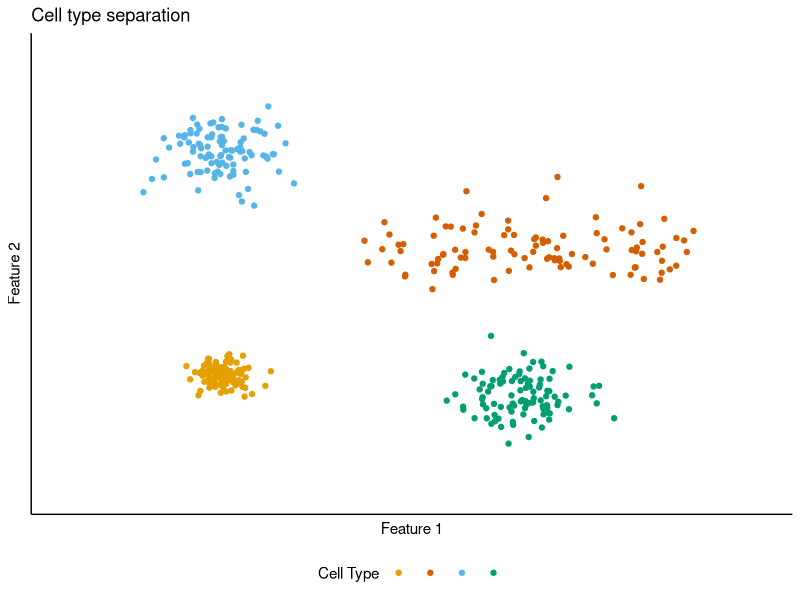
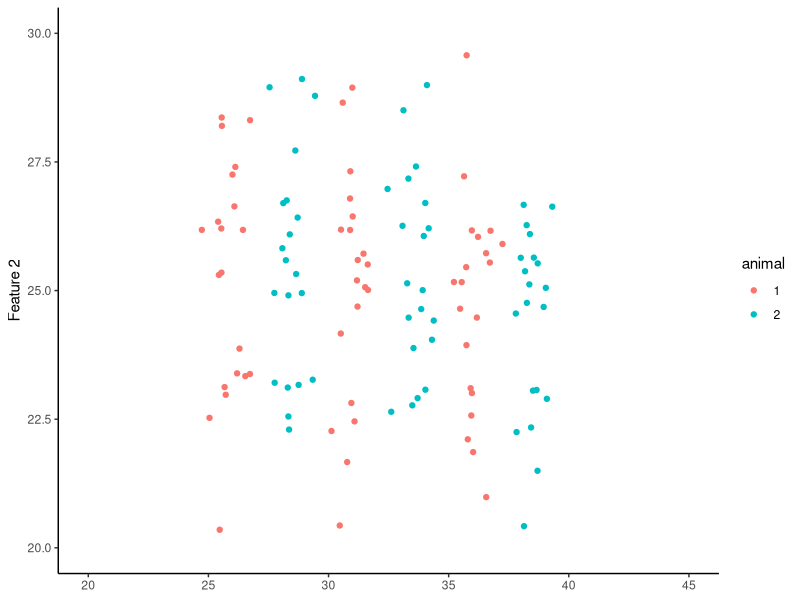
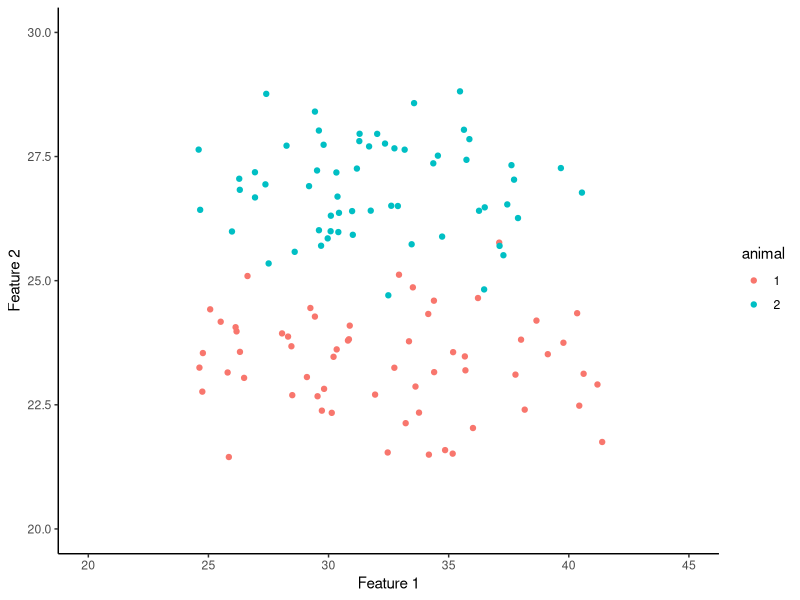
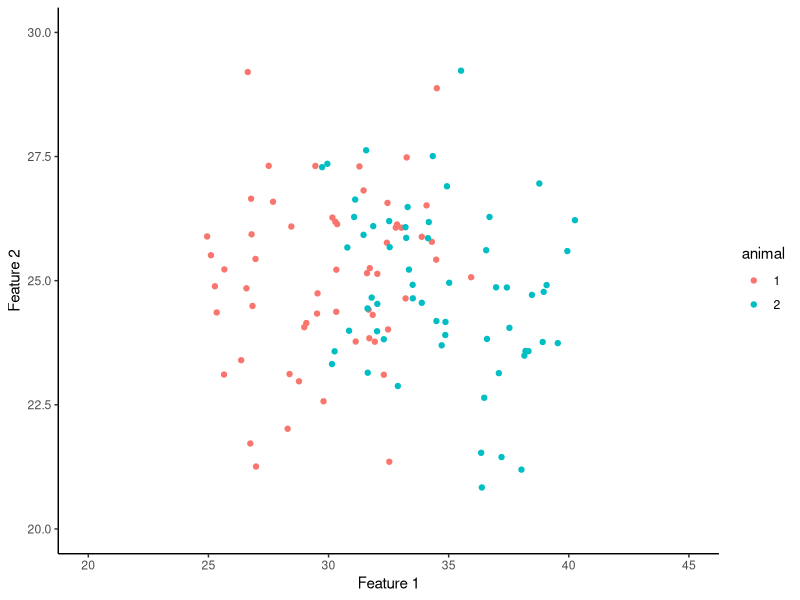
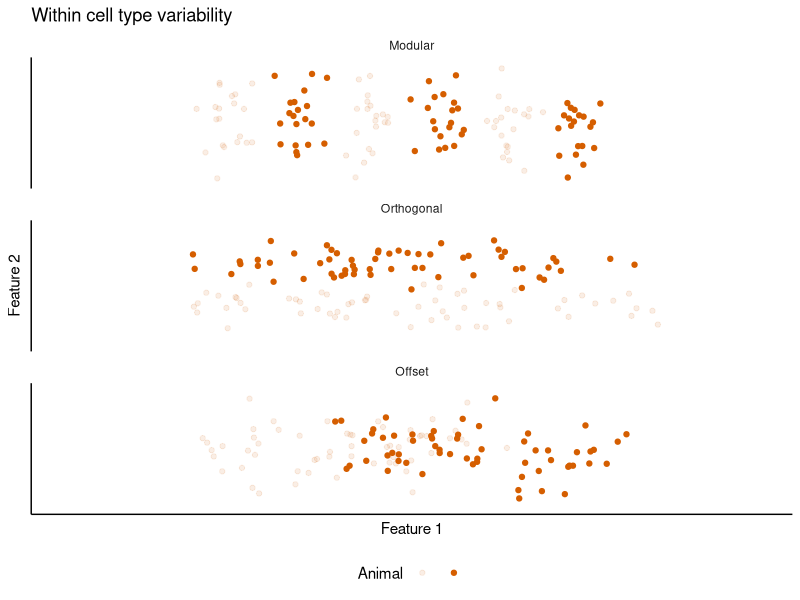

Source code (R) for these figures, in order: (Note: this script raises an error after producing the figures.)
## ---- chunk 1
knitr::opts_chunk$set(echo = TRUE)

# Ensure access to libraries
library(tidyverse)
library(gridExtra)
## ---- chunk 2
numcells <- 100
Cell_A <- tibble(x = rnorm(numcells, 10, 1),
                       y = rnorm(numcells, 12, 1),
                       cell = "A")
Cell_B <- tibble(x = runif(numcells, min = 20, max = 40) + rnorm(numcells,0,1),
                       y = rnorm(numcells, 25, 2),
                       cell = "B")
Cell_C <- tibble(x = rnorm(numcells, 10, 2),
                       y = rnorm(numcells, 35, 2),
                       cell = "C")
Cell_D <- tibble(x = rnorm(numcells, 30, 2),
                       y = rnorm(numcells, 10, 2),
                       cell = "D")
 
CellFeatures <- bind_rows(Cell_A, Cell_B, Cell_C, Cell_D)
## ---- chunk 3
cbPalette <- c("#E69F00", "#D55E00", "#56B4E9", "#009E73")

CF_plot <- ggplot(CellFeatures, aes(x, y, colour = cell)) +
  geom_point() +
  xlim(0,45) +
  ylim(0,45) +
  labs(x = "Feature 1", y = "Feature 2", colour = "Cell Type", title = "Cell type separation") +
  scale_colour_manual(values=cbPalette) +
  theme_classic() +
  theme(legend.position = "bottom",
        axis.ticks = element_blank(),
        axis.text = element_blank(),
        legend.text = element_blank())

CF_plot
## ---- chunk 4
numcells <- 20
MF_A <- tibble(x = c(rnorm(numcells, 26, 0.5), rnorm(numcells, 31, 0.5), rnorm(numcells, 36, 0.5)),
                   y = rnorm(numcells*3, 25, 2),
                   animal = "1")
MF_B <- tibble(x = c(rnorm(numcells, 28.5, 0.5), rnorm(numcells, 33.5, 0.5), rnorm(numcells, 38.5, 0.5)),
                    y = rnorm(numcells*3, 25, 2),
                    animal = "2")
                   
ModularFeatures <- rbind(MF_A, MF_B)

MF_plot <- ggplot(ModularFeatures, aes(x, y, colour = animal)) +
  geom_point() +
  xlim(20,45) +
  ylim(20,30) +
  xlab("Feature 1") +
  ylab("Feature 2") +
  theme_classic() +
  theme(axis.title.x=element_blank())

MF_plot
## ---- chunk 5
numcells <- 60

OOF_A <- tibble(x = runif(numcells, min = 25, max = 40) + rnorm(numcells,0,1),
                y = rnorm(numcells, 23, 1),
                animal = "1")
OOF_B <- tibble(x = runif(numcells, min = 25, max = 40) + rnorm(numcells,0,1),
                y = rnorm(numcells, 27, 1),
                animal = "2")
     
OrthogOffsetFeatures <- rbind(OOF_A, OOF_B)

OOF_plot <- ggplot(OrthogOffsetFeatures, aes(x, y, colour = animal)) +
  geom_point() +
  xlim(20,45) +
  ylim(20,30) +
  xlab("Feature 1") +
  ylab("Feature 2") +
  theme_classic()

OOF_plot
## ---- chunk 6
numcells <- 60

LOF_A <- tibble(x = runif(numcells, min = 25, max = 35) + rnorm(numcells,0,1),
                y = rnorm(numcells, 25, 2),
                animal = "1")
LOF_B <- tibble(x = runif(numcells, min = 30, max = 40) + rnorm(numcells,0,1),
                y = rnorm(numcells, 25, 2),
                animal = "2")
LinearOffsetFeatures <- rbind(LOF_A, LOF_B)

LOF_plot <- ggplot(LinearOffsetFeatures, aes(x, y, colour = animal)) +
  geom_point() +
  xlim(20,45) +
  ylim(20,30) +
  xlab("Feature 1") +
  ylab("Feature 2") +
  theme_classic()

LOF_plot
## ---- chunk 7
ModularFeatures$scheme <- "modular"
OrthogOffsetFeatures$scheme <- "orthog"
LinearOffsetFeatures$scheme <- "offset"
IntraAnimal <- bind_rows(ModularFeatures, OrthogOffsetFeatures, LinearOffsetFeatures)
IntraAnimal$scheme <- as.factor(IntraAnimal$scheme)
IntraAnimal$scheme = factor(IntraAnimal$scheme, c("modular", "orthog","offset"))
labels_schemes <- c(modular = "Modular", orthog = "Orthogonal", offset = "Offset")

IntraAnimalPlot <- ggplot(IntraAnimal, aes(x, y, alpha = animal)) +
  geom_point(colour = cbPalette[2]) +
  xlim(20,45) +
  ylim(20,30) +
  labs(x = "Feature 1", y = "Feature 2", alpha = "Animal", title = "Within cell type variability") +
  facet_wrap(~scheme, nrow = 3, labeller = labeller(scheme = labels_schemes)) +
  theme_classic() +
  theme(strip.background = element_blank(),
        axis.ticks = element_blank(),
        axis.text = element_blank()) +
  scale_alpha_discrete(range=c(0.1,1)) +
  theme(legend.position = "bottom",
        legend.text = element_blank())

IntraAnimalPlot
  
## ---- chunk 8
ConceptFigure <- ggdraw() +
  draw_plot(CF_plot, x =0.02, y = 0, width = 0.45, height = 1) +
  draw_plot(IntraAnimalPlot, x = 0.52, y = 0, width = 0.45, height = 1) +
  draw_plot_label(label = c("A", "B"), size = 15,
                  x = c(0, 0.5), y = c(1, 1))

ConceptFigure
## ---- chunk 9
ggsave("Figures/Concept_figure.png", plot = ConceptFigure, width = 160, height = 100, units = "mm")
## ---- chunk 10
results_sim <- tibble(dvloc = c(seq(0, 1, length.out = 40), seq(0, 1, length.out = 40)),
                      feat_1 = c(rnorm(80, 0, 0.1)),
                      feat_2 = c(rnorm(40, 0.3, 0.1), rnorm(40, 0.7, 0.1)),
                      cellid = c(rep("a", 40), rep("b", 40)))
results_sim$feat_1[1:40] <- results_sim$feat_1[41:80] + results_sim$dvloc[1:40]
results_sim$feat_1[41:80] <- results_sim$feat_1[41:80] + results_sim$dvloc[41:80] * 1.2 + 0.4
## ---- chunk 11
sum_feat <- ggplot(results_sim, aes(feat_1, feat_2, colour = cellid)) +
  geom_point() +
  xlim(-0.2, 1.8) +
  ylim(-0.2,1.2) +
  labs(x = "Feature 1", y = "Feature 2", colour = "Animal ID") +
  theme_classic() +
  theme(strip.background = element_blank(),
        axis.ticks = element_blank(),
        axis.text = element_blank(),
        legend.position = "bottom")

sum_feat1 <- ggplot(results_sim, aes(dvloc, feat_1, colour = cellid)) +
  geom_point()  +
  xlim(-0.2, 1.2) +
  ylim(-0.4, 2) +
  labs(x = "DV location", y = "Feature 1", colour = "Animal ID") +
  theme_classic() +
  theme(strip.background = element_blank(),
        axis.ticks = element_blank(),
        axis.text = element_blank(),
        legend.position = "bottom")

sum_feat2 <- ggplot(results_sim, aes(dvloc, feat_2, colour = cellid)) +
  geom_point()  +
  xlim(-0.2, 1.2) +
  ylim(-0.2,1.2)+
  labs(x = "DV location", y = "Feature 2", colour = "Animal ID") +
  theme_classic() +
  theme(strip.background = element_blank(),
        axis.ticks = element_blank(),
        axis.text = element_blank(),
        legend.position = "bottom")

sum_feat
sum_feat1
sum_feat2
## ---- chunk 12
SummaryFigure <- grid.arrange(sum_feat, sum_feat1, sum_feat2,
             ncol = 5,
             widths = c(1, 0.1, 1, 0.1, 1),
             layout_matrix = rbind(c(1, NA, 2, NA, 3)))

SummaryFigure

ggsave("Figures/SummaryFigure.png", SummaryFigure, width = 140, height = 60, units = "mm")
